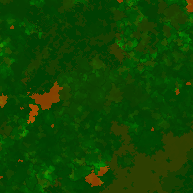
#> input picture Assets/minecraft_1_16_1/terrain_samples/overworld_seed_42_center_3072.png, 193 x 193 px
$ python minecraftStructureAnalysis.py
#> lines starting #> are read from the running program, lines starting #| are printed output that depends on the picture
### Code/core/minecraft_visuals.py
"""Source-faithful Minecraft 1.16.1 terrain backdrops.

The biome samplers and density columns are Python ports of the Java 1.16.1
generator.  Large fixed-seed README views use compact samples exported by
``Audits/VanillaTerrainCache.java`` from the original server JAR.  The sample
pixels store raw biome IDs and ``WORLD_SURFACE_WG`` heights, while the visible
surface is assembled from the small, provenance-tracked vanilla texture set
under ``Assets/minecraft_1_16_1``.
"""

from dataclasses import dataclass
from functools import lru_cache
from pathlib import Path

import numpy as np
from matplotlib.colors import to_rgb
from PIL import Image

from .vanilla_biomes import NetherBiomeSource, OVERWORLD_FAMILY, OverworldBiomeSource
from .vanilla_terrain import VanillaTerrainSampler


@dataclass(frozen=True)
class BiomeDefinition:
    key: str
    label: str
    dimension: str
    base_color: str
    accent_color: str
    texture: str


OVERWORLD_BIOMES = {
    item.key: item for item in (
        BiomeDefinition('deep_water', 'Deep ocean', 'overworld', '#173B63', '#102A4A', 'water_still.png'),
        BiomeDefinition('water', 'Ocean and river', 'overworld', '#2B6694', '#4A86AE', 'water_still.png'),
        BiomeDefinition('shore', 'Beach and shore', 'overworld', '#D7C07A', '#B99D5E', 'sand.png'),
        BiomeDefinition('plains', 'Plains', 'overworld', '#79A84B', '#9AC25F', 'grass_block_top.png'),
        BiomeDefinition('forest', 'Forest', 'overworld', '#3D7838', '#245A2C', 'grass_block_top.png'),
        BiomeDefinition('dark_forest', 'Dark forest', 'overworld', '#285B32', '#183E27', 'podzol_top.png'),
        BiomeDefinition('desert', 'Desert', 'overworld', '#D8BE72', '#E7D18F', 'sand.png'),
        BiomeDefinition('savanna', 'Savanna', 'overworld', '#A8A85A', '#777D3B', 'grass_block_top.png'),
        BiomeDefinition('jungle', 'Jungle', 'overworld', '#2E7136', '#174D2A', 'grass_block_top.png'),
        BiomeDefinition('swamp', 'Swamp', 'overworld', '#586B45', '#334D3E', 'grass_block_top.png'),
        BiomeDefinition('taiga', 'Taiga', 'overworld', '#5D8068', '#34594D', 'podzol_top.png'),
        BiomeDefinition('snowy_tundra', 'Snowy and frozen', 'overworld', '#DDE5E4', '#AFC9D3', 'snow.png'),
        BiomeDefinition('mountains', 'Mountains', 'overworld', '#85857D', '#B0B0A8', 'stone.png'),
        BiomeDefinition('badlands', 'Badlands', 'overworld', '#B96B45', '#E39A55', 'red_sand.png'),
        BiomeDefinition('mushroom_fields', 'Mushroom fields', 'overworld', '#9A6A9E', '#D6A4B6', 'mycelium_top.png'),
    )
}

NETHER_BIOMES = {
    item.key: item for item in (
        BiomeDefinition('nether_wastes', 'Nether wastes', 'nether', '#682D38', '#873A43', 'netherrack.png'),
        BiomeDefinition('crimson_forest', 'Crimson forest', 'nether', '#8E2F43', '#C34658', 'crimson_nylium.png'),
        BiomeDefinition('warped_forest', 'Warped forest', 'nether', '#176C68', '#35A69A', 'warped_nylium.png'),
        BiomeDefinition('soul_sand_valley', 'Soul sand valley', 'nether', '#5B443D', '#88705D', 'soul_sand.png'),
        BiomeDefinition('basalt_deltas', 'Basalt deltas', 'nether', '#36323E', '#686573', 'basalt_top.png'),
    )
}
NETHER_TERRAIN_CLASSES = {
    **NETHER_BIOMES,
    'lava': BiomeDefinition('lava', 'Lava at Y=31', 'nether', '#F08A32', '#FFD15C', 'lava_still.png'),
}

OVERWORLD_BLOCKS = {key: value.base_color for key, value in OVERWORLD_BIOMES.items()}
NETHER_BLOCKS = {
    'netherrack': NETHER_BIOMES['nether_wastes'].base_color,
    'crimson': NETHER_BIOMES['crimson_forest'].base_color,
    'warped': NETHER_BIOMES['warped_forest'].base_color,
    'soul_sand': NETHER_BIOMES['soul_sand_valley'].base_color,
    'basalt': NETHER_BIOMES['basalt_deltas'].base_color,
    'lava': NETHER_TERRAIN_CLASSES['lava'].base_color,
}

_ROOT = Path(__file__).resolve().parents[2]
_TEXTURES = _ROOT / 'Assets' / 'minecraft_1_16_1' / 'textures' / 'block'
_SAMPLES = _ROOT / 'Assets' / 'minecraft_1_16_1' / 'terrain_samples'

# These are generated data, not hand-painted stand-ins.  Extents are blocks.
_OVERWORLD_CACHES = (
    (42, -1536, 1536, -1536, 1536, 'overworld_seed_42_center_3072.png'),
    (42, -26240, 26240, -26240, 26240, 'overworld_seed_42_52480.png'),
    (-4172144997902289642, -168, 168, -168, 168,
     'overworld_spawn_seed_neg4172144997902289642.png'),
)
_NETHER_CACHES = (
    (42, -26240, 26240, -26240, 26240, 'nether_seed_42_52480.png'),
)

_NETHER_NAME = {
    8: 'nether_wastes', 170: 'soul_sand_valley', 171: 'crimson_forest',
    172: 'warped_forest', 173: 'basalt_deltas',
}

_TEXTURE_TINT = {
    'deep_water': '#2B5F91', 'water': '#3E78AE', 'plains': '#7FAE55',
    'forest': '#4C8A43', 'savanna': '#A8A85A', 'jungle': '#3C863D',
    'swamp': '#66784A',
}


def _coordinate_grid(resolution, x_extent, z_extent, coordinate_scale):
    x_values = np.linspace(float(x_extent[0]), float(x_extent[1]), int(resolution))
    z_values = np.linspace(float(z_extent[0]), float(z_extent[1]), int(resolution))
    return np.meshgrid(x_values * float(coordinate_scale), z_values * float(coordinate_scale))


@lru_cache(maxsize=None)
def _load_cache(filename):
#> called with filename = 'overworld_seed_42_center_3072.png'
    pixels = np.asarray(Image.open(_SAMPLES / filename).convert('RGBA'))
#> pixels is the input picture: shape (193, 193, 4); mean R, G, B, A 15.7, 69.5, 1, 255
    # PNG row zero is north/top.  All plotting arrays use row zero at minimum Z.
    pixels = np.flipud(pixels)
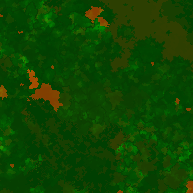
#> pixels: shape (193, 193, 4); mean R, G, B, A 15.7, 69.5, 1, 255
    if not np.all(pixels[..., 2] == 1):
        raise ValueError(f'Unsupported terrain-cache format: {filename}')
    return pixels[..., 0].astype(np.int16), pixels[..., 1].astype(np.int16)


def _best_cache(seed, block_x_extent, block_z_extent):
    choices = []
    for item in _OVERWORLD_CACHES:
        cache_seed, min_x, max_x, min_z, max_z, filename = item
        if int(seed) != cache_seed:
            continue
        if (min_x <= block_x_extent[0] and max_x >= block_x_extent[1]
                and min_z <= block_z_extent[0] and max_z >= block_z_extent[1]):
            ids, _ = _load_cache(filename)
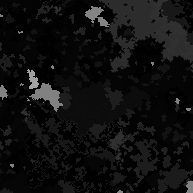
#> ids: shape (193, 193) int16; min 0, max 162, mean 15.7
            step = max((max_x - min_x) / max(ids.shape[1] - 1, 1),
                       (max_z - min_z) / max(ids.shape[0] - 1, 1))
            choices.append((step, item))
    return min(choices, default=(None, None), key=lambda value: value[0])[1]


def _sample_cache(cache, block_x, block_z):
    _, min_x, max_x, min_z, max_z, filename = cache
    ids, heights = _load_cache(filename)
    columns = np.rint((block_x - min_x) * (ids.shape[1] - 1) / (max_x - min_x))
    rows = np.rint((block_z - min_z) * (ids.shape[0] - 1) / (max_z - min_z))
    columns = np.clip(columns.astype(int), 0, ids.shape[1] - 1)
    rows = np.clip(rows.astype(int), 0, ids.shape[0] - 1)
    return ids[rows, columns], heights[rows, columns]


# [26 lines left out: functions _load_nether_cache, _best_nether_cache, _sample_nether_cache, not called in this run]


def overworld_surface_sample(
    seed, resolution=256, x_extent=(-4096.0, 4096.0), z_extent=None,
    coordinate_scale=1.0,
):
    """Return raw biome IDs and WORLD_SURFACE_WG heights on a plot grid."""
    if z_extent is None:
        z_extent = x_extent
    block_x, block_z = _coordinate_grid(resolution, x_extent, z_extent, coordinate_scale)
    block_x_extent = (float(np.min(block_x)), float(np.max(block_x)))
    block_z_extent = (float(np.min(block_z)), float(np.max(block_z)))
    cache = _best_cache(seed, block_x_extent, block_z_extent)
#> (the rest of the program and of its run is left out)
